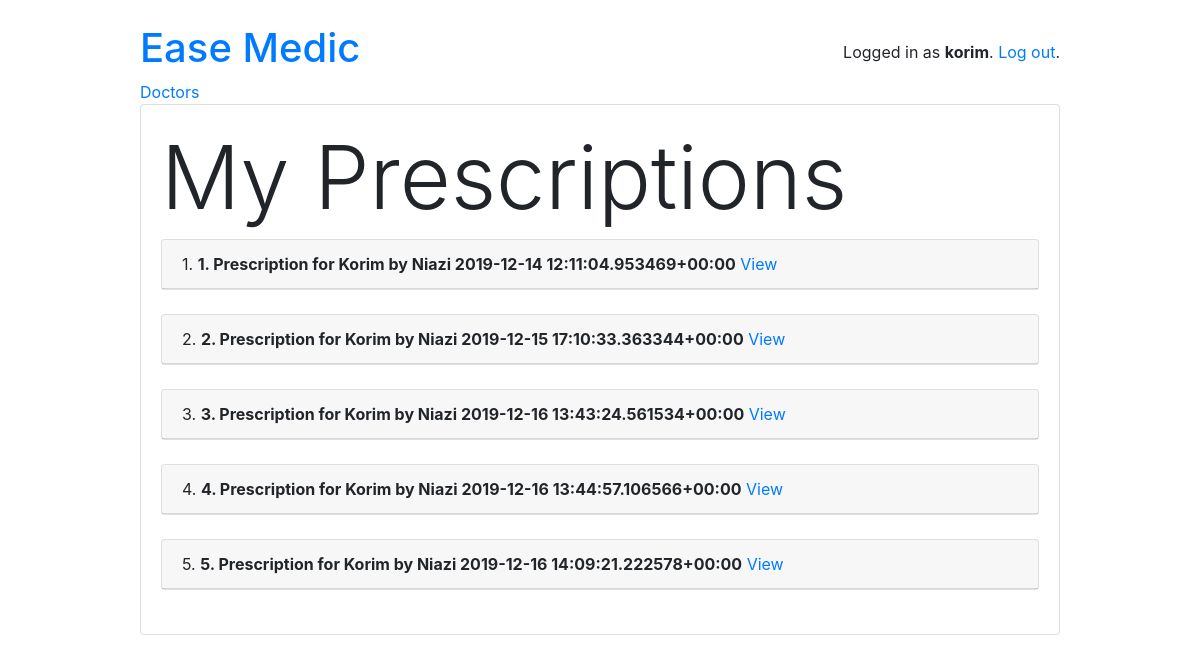
The app's page /medication/list/prescription/ (signed in) with its own data.
### users/models.py (models this page shows, shortened)
class User(AbstractUser):
    is_doctor = models.BooleanField(default=False)
    is_patient = models.BooleanField(default=False)
    NID = models.CharField(max_length=50, blank=False, null=False)
    email = models.CharField(max_length=100)
    age = models.PositiveIntegerField(null=True, blank=True)
    GENDER_CHOICES = (
        ('M', 'Male'),
        ('F', 'Female'),
    )
    gender = models.CharField(max_length=1, choices=GENDER_CHOICES)

class Patient(models.Model):
    user = models.OneToOneField(User, on_delete=models.CASCADE, primary_key=True)
    address = models.CharField(max_length=255, blank=False, null=False)

class Doctor(models.Model):
    user = models.OneToOneField(User, on_delete=models.CASCADE, primary_key=True)
    SSC_GPA = models.DecimalField(decimal_places=2, max_digits=5, default=0.0)
    HSC_GPA = models.DecimalField(decimal_places=2, max_digits=5, default=0.0)
    BMDC_RegNo = models.CharField(max_length=100, blank=False, null=False)
    MBBS_Session = models.CharField(max_length=100, blank=False, null=False)
    MBBS_Inst = models.CharField(max_length=100, blank=False, null=False)
    PostGrad_details = models.CharField(max_length=255, blank=True, null=True)

### prescription_gen/models.py (models this page shows, shortened)
class Prescription(models.Model):
    doctor = models.ForeignKey(Doctor, on_delete=models.CASCADE)
    patient = models.ForeignKey(Patient, on_delete=models.CASCADE)
    timestamp = models.DateTimeField(auto_now_add=True)
    tests = models.CharField(max_length=50, null=True)
    def __str__(self):
        return "{}. Prescription for {} by {} {}".format(self.id,
                self.patient.user.first_name, self.doctor.user.first_name,
                self.timestamp)

### prescription_gen/views.py (the view)
# urls.py: path('list/prescription/', PrescriptionListView.as_view(), name='pr_list'),
class PrescriptionListView(ListView):
    model = Prescription
    template_name = 'prescription_gen/pr_list.html'
    def get_queryset(self):
        return self.model.objects.filter(patient__user=self.request.user)
    def dispatch(self, request, *args, **kwargs):
        flag = request.user.is_patient
        if not flag:
            raise PermissionDenied
        return super().dispatch(request, *args, **kwargs)

### templates/prescription_gen/pr_list.html (shortened to what this page needs)
{% extends 'base.html' %}
{% block content %}
<h4 class="display-2">My Prescriptions</h4>
  {% for p in object_list %}
    <div class="card">
      <div class="card-header">
        <span class='text-weight-bold'> {{forloop.counter}}.</span>
        <span class="font-weight-bold">{{p}}</span>
        <a href="{% url 'pr_detail' p.pk %}"> View </a>
      </div>
    </div>
    <br />
  {% endfor %}
{% endblock %}

### templates/base.html (shortened to what this page needs)
{% load static %}<!doctype html>
<html lang="en">
<head>
    <link rel="stylesheet" href="https://maxcdn.bootstrapcdn.com/bootstrap/4.0.0/css/bootstrap.min.css">
</head>
<body>
  <div class="container my-4">
  <div class="row justify-content-center">
    <div class="col-md-10 col-sm-12">
      <div class="row">
        <div class="col-6">
          <h1 class="logo">
            <a href="{% url 'home' %}">
              Ease Medic
            </a>
          </h1>
          <a href="{% url 'doctor_list' %}">Doctors</a>
        </div>
        <div class="col-6 text-right">
          {% if user.is_authenticated %}
            <p class="pt-3">Logged in as <strong>{{ user.username }}</strong>. <a href="{% url 'logout' %}">Log out</a>.</p>
          {% else %}
            <a href="{% url 'login' %}" class="btn btn-light" role="button">Log in</a>
            <a href="{% url 'signup' %}" class="btn btn-primary" role="button">Sign up</a>
          {% endif %}
        </div>
      </div>
      <div class="card mb-3">
        <div class="card-body">
          {% block content %}
          {% endblock %}
        </div>
      </div>
    </div>
  </div>
</div>
</body>
</html>

### records on screen
User: username "korim"
Prescription: id+patient+doctor "1. Prescription for Korim by Niazi 2019-12-14 12:11:04.953469+00:00"
Prescription: id+patient+doctor "2. Prescription for Korim by Niazi 2019-12-15 17:10:33.363344+00:00"
Prescription: id+patient+doctor "3. Prescription for Korim by Niazi 2019-12-16 13:43:24.561534+00:00"
Prescription: id+patient+doctor "4. Prescription for Korim by Niazi 2019-12-16 13:44:57.106566+00:00"
Prescription: id+patient+doctor "5. Prescription for Korim by Niazi 2019-12-16 14:09:21.222578+00:00"
